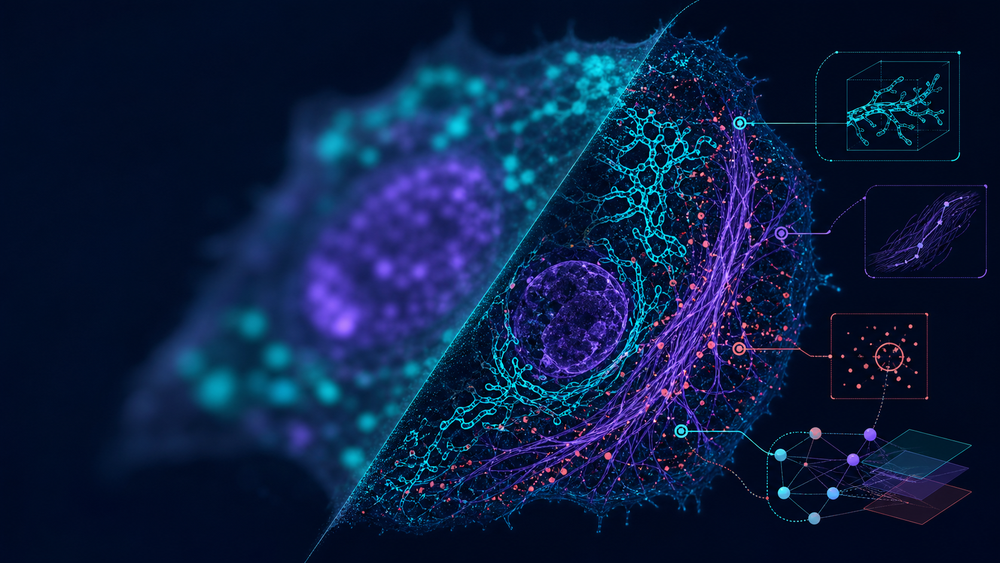
#> input picture MorphAgent_UI/MorphAgent/morphagent_ui/resources/morphagent_hero.png, 1000 x 563 px, shrunk from 1672 x 941 before the run
$ python -i extract.py   (imports and definitions only)
#> lines starting #> are read from the running program, lines starting #| are printed output that depends on the picture; after the words box and inside, x2 and y2 are one past the last pixel; in counts of white or black regions, pixels touching at a corner belong together
def extract(img, *segmentation_masks):
    # IMPORT ALL REQUIRED PACKAGES AT THE BEGINNING OF THE FUNCTION
    import numpy as np
    from skimage.measure import label, regionprops
    from skimage.filters import threshold_otsu, gaussian
    from skimage.morphology import remove_small_objects, binary_closing, disk
    from skimage.segmentation import clear_border

    # Convert to appropriate array type
    arr = np.asarray(img, dtype=np.float32)

    # Handle dimensionality according to dataset format
    # Dataset is (512, 512, 3) where Channel 0 = Actin (Red), 1 = Tubulin, 2 = DAPI
    # If the image is 2D (H, W), we assume it's a single channel projection or grayscale.
    # If it's 3D (H, W, C), we extract the Actin channel (Channel 0).

    actin_channel = None

    if arr.ndim == 2:
        # If only 2D, assume it's the relevant data or a projection
        actin_channel = arr
    elif arr.ndim == 3:
        if arr.shape[2] == 3: # (H, W, C) standard format
            actin_channel = arr[:, :, 0] # Channel 0 is Actin
        elif arr.shape[0] == 3: # (C, H, W) channel-first format
            actin_channel = arr[0, :, :]
        else:
            # Fallback: take mean projection if channels are ambiguous
            actin_channel = np.mean(arr, axis=2)
    else:
        return 0.0

    # Normalize Actin channel for segmentation
    # Range check and normalization to [0, 1]
    if actin_channel.max() > actin_channel.min():
        actin_channel = (actin_channel - actin_channel.min()) / (actin_channel.max() - actin_channel.min())
    else:
        # Flat image, no features
        return 0.0

    # Determine Segmentation Mask
    # We prioritize provided masks. If none, we segment the Actin channel.
    labeled_mask = None

    if len(segmentation_masks) > 0 and segmentation_masks[0] is not None:
        # Use the first provided mask.
        # We assume the first mask corresponds to cells or cytoplasm if available.
        # If multiple masks are provided, typically index 0 is cells/cytoplasm and index 1 is nuclei in many pipelines.
        # We check dimensions to ensure compatibility.
        mask_candidate = segmentation_masks[0]
        if mask_candidate.shape == actin_channel.shape:
            labeled_mask = mask_candidate.astype(int)
        elif mask_candidate.ndim == 2 and actin_channel.ndim == 2:
             # Shape mismatch but both 2D - likely resizing needed or invalid mask.
             # We skip invalid masks and fall back to self-segmentation.
             pass

    # Fallback: Self-Segmentation on Actin Channel
    if labeled_mask is None:
        # 1. Smooth to reduce noise
        blurred = gaussian(actin_channel, sigma=2)

        # 2. Threshold (Otsu)
        try:
            thresh = threshold_otsu(blurred)
            binary_mask = blurred > thresh
        except ValueError:
            # Image might be uniform
            return 0.0

        # 3. Morphological cleanup
        # Close gaps in the cytoskeleton
        binary_mask = binary_closing(binary_mask, disk(2))
        # Remove small artifacts (noise)
        binary_mask = remove_small_objects(binary_mask, min_size=100)
        # Clear cells touching the border (their perimeter/area ratio is invalid because they are cut off)
        binary_mask = clear_border(binary_mask)

        # 4. Label
        labeled_mask = label(binary_mask)

    # Compute Feature
    # Feature: Mean of (Perimeter^2 / Area)

    regions = regionprops(labeled_mask)

    if not regions:
        return 0.0

    ratios = []
    for region in regions:
        area = region.area
        perimeter = region.perimeter

        # Filter out tiny regions that might be artifacts or have unstable ratios
        if area > 50 and perimeter > 0:
            # Calculate P^2 / A
            # A circle has P^2/A = (2*pi*r)^2 / (pi*r^2) = 4*pi^2*r^2 / pi*r^2 = 4*pi ~= 12.57
            # Complex shapes have higher values.
            ratio = (perimeter ** 2) / area
            ratios.append(ratio)

    if not ratios:
        return 0.0

    result = np.mean(ratios)

    return float(result)

>>> import cv2
>>> picture = cv2.imread('../../../../../../MorphAgent_UI/MorphAgent/morphagent_ui/resources/morphagent_hero.png', cv2.IMREAD_GRAYSCALE)
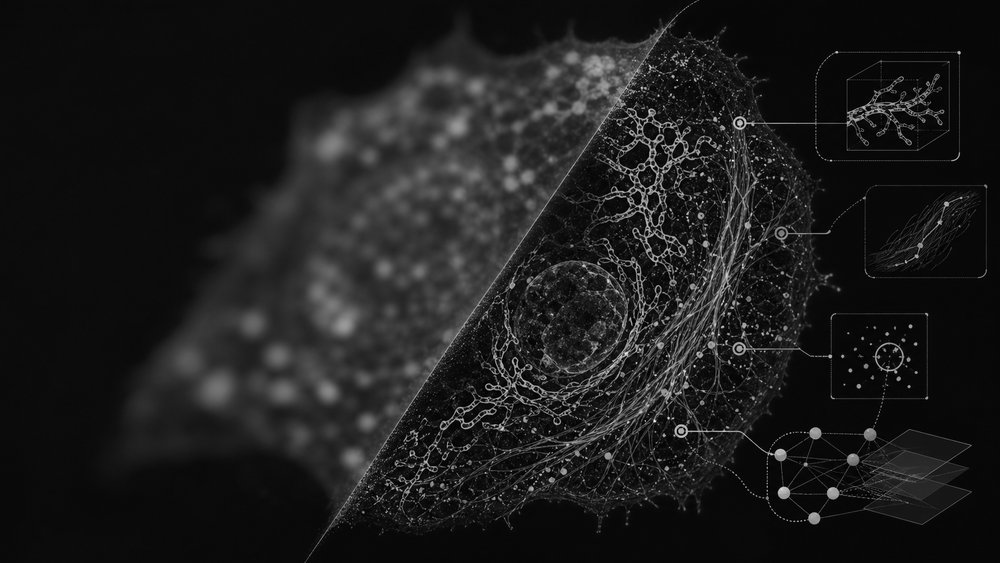
#> picture: shape (563, 1000); min 0, max 253, mean 28.4
>>> result = extract(picture)
#> in extract, `blurred = gaussian(actin_channel, sigma=2)`:
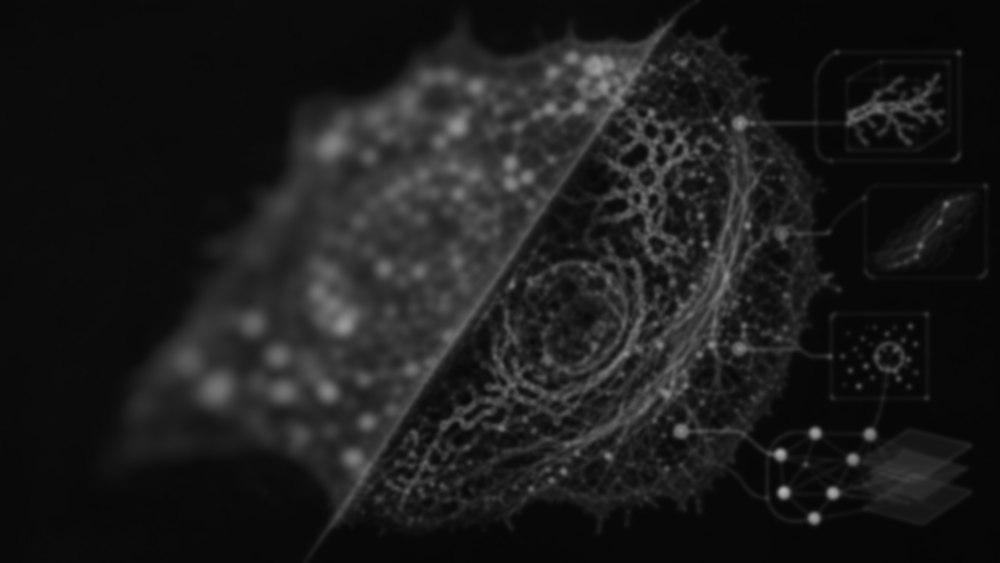
#> blurred: shape (563, 1000) float32; min 0.0256, max 0.699, mean 0.112
#> in extract, `thresh = threshold_otsu(blurred)`: thresh = 0.148
#> in extract, `binary_mask = blurred > thresh`:
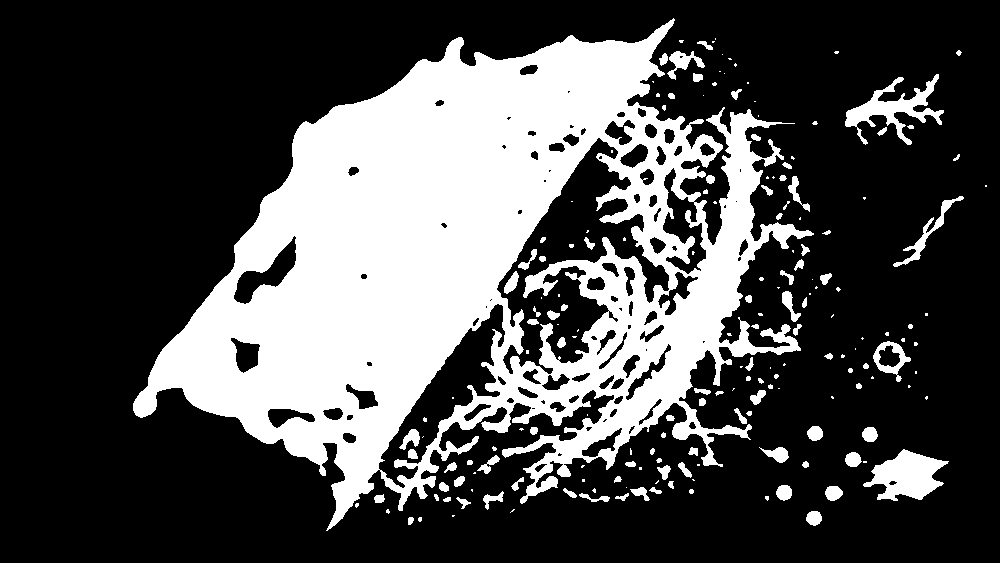
#> binary_mask: shape (563, 1000) bool; 29.5% white; 187 white regions (89 under 20 px), largest, box (x1, y1, x2, y2) and area: (133, 18, 814, 531) 152547, (863, 449, 949, 501) 2485, (845, 74, 944, 145) 2156
#> in extract, `binary_mask = binary_closing(binary_mask, disk(2))`:
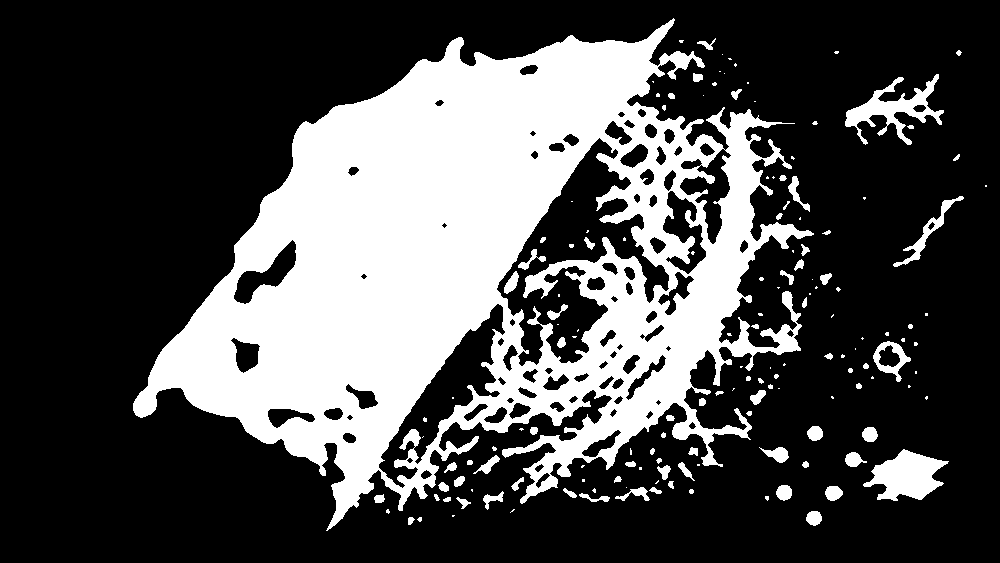
#> binary_mask: shape (563, 1000) bool; 29.9% white; 154 white regions (77 under 20 px), largest, box (x1, y1, x2, y2) and area: (133, 18, 814, 531) 156333, (863, 449, 949, 501) 2519, (845, 74, 944, 145) 2238
#> in extract, `binary_mask = remove_small_objects(binary_mask, min_size=100)`:
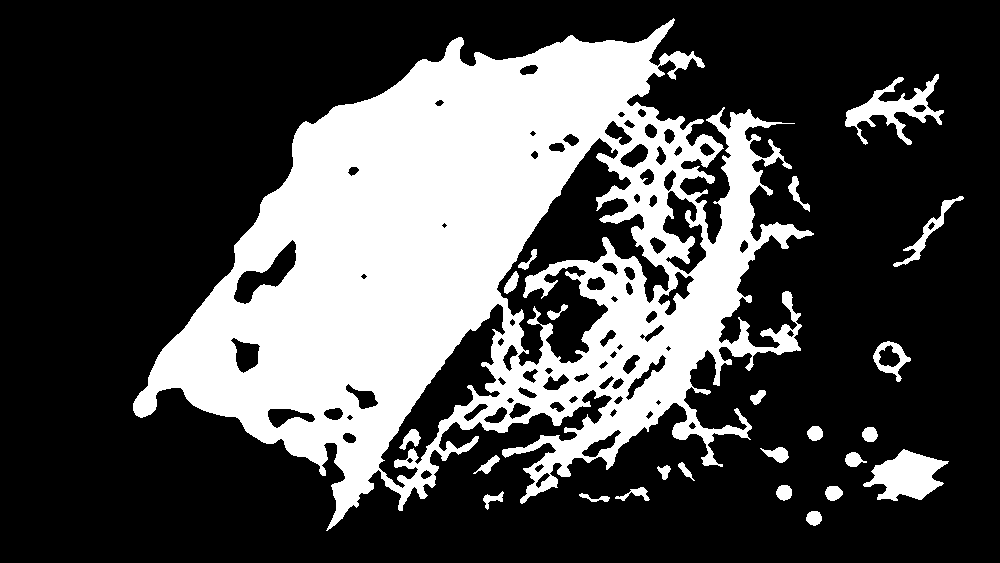
#> binary_mask: shape (563, 1000) bool; 29.4% white; 24 white regions
#> in extract, `labeled_mask = label(binary_mask)`:
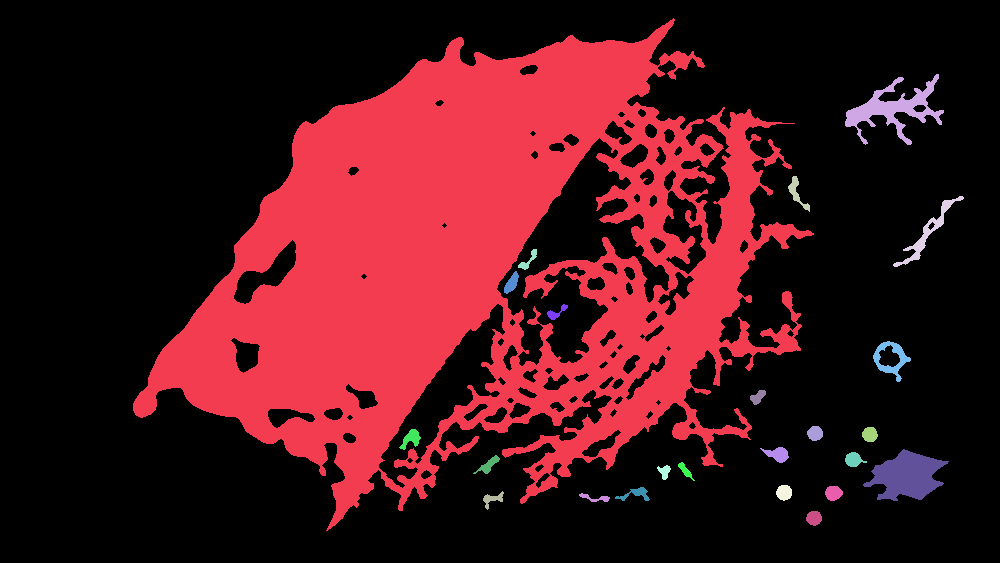
#> labeled_mask: shape (563, 1000) int32; 25 distinct labels, from 0 to 24; one colour per label, 0 black
#> in extract, `regions = regionprops(labeled_mask)`: regions = 24 regions; largest, box (x1, y1, x2, y2) and area: (133, 18, 814, 531) 156106, (863, 449, 949, 501) 2519, (845, 74, 944, 145) 2192, (893, 196, 964, 267) 686, (873, 341, 911, 382) 557
#> the loop in extract, `for region in regions:` made 24 passes
#> (area, perimeter, ratio) on passes 1 to 12: (156106, 11780.7, 889), (2192, 611.9, 170.8), (228, 88.43, 34.29), (686, 282.7, 116.5), (130, 61.11, 28.73), (186, 58.53, 18.42), (123, 58.87, 28.18), (557, 212.2, 80.88), (140, 47.46, 16.09), (187, 48.04, 12.34), (189, 48.63, 12.51), (222, 75.25, 25.51)
#> after the loop in extract, `for region in regions:`: ratios = [889, 170.8, 34.29, 116.5, 28.73, 18.42, 28.18, 80.88, 16.09, 12.34, 12.51, 25.51, 20.26, 32.04, 17.11, 28.99, 23.8, 18.78, 12.82, 12.79, 44.96, 35.44, 37.45, 12.78]
#> in extract, `result = np.mean(ratios)`: result = 72.11
#> result = 72.11
